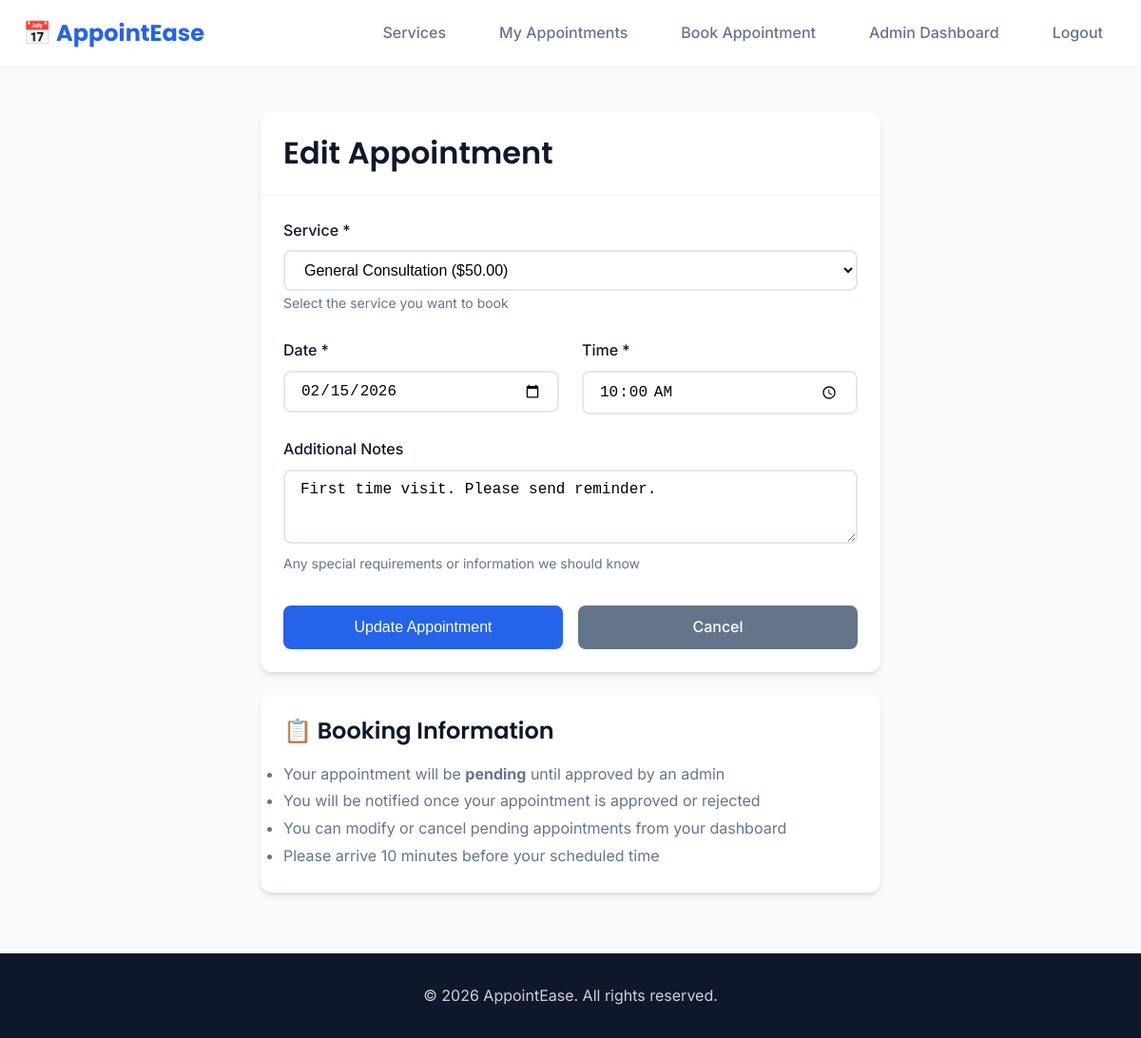
Screenshot of /appointments/1/update/ (signed in) with the database file from the repository.
### apps/appointments/models.py (models this page shows, shortened)
class Appointment(models.Model):
    STATUS_CHOICES = (
        ('pending', 'Pending'),
        ('approved', 'Approved'),
        ('rejected', 'Rejected'),
        ('cancelled', 'Cancelled'),
        ('completed', 'Completed'),
    )
    user = models.ForeignKey(
        settings.AUTH_USER_MODEL,
        on_delete=models.CASCADE,
        related_name='appointments',
        help_text='User who booked the appointment'
    )
    service = models.ForeignKey(
        Service,
        on_delete=models.CASCADE,
        related_name='appointments',
        help_text='Service for this appointment'
    )
    appointment_date = models.DateField(help_text='Date of the appointment')
    appointment_time = models.TimeField(help_text='Time of the appointment')
    status = models.CharField(
        max_length=20,
        choices=STATUS_CHOICES,
        default='pending',
        help_text='Current status of the appointment'
    )
    notes = models.TextField(
        blank=True,
        help_text='Additional notes or requirements'
    )
    admin_notes = models.TextField(
        blank=True,
        help_text='Notes from admin (visible to user)'
    )
    created_at = models.DateTimeField(auto_now_add=True)
    updated_at = models.DateTimeField(auto_now=True)
    class Meta:
        ordering = ['-appointment_date', '-appointment_time']
        verbose_name = 'Appointment'
        verbose_name_plural = 'Appointments'

### apps/appointments/views.py (the view, shortened to what this page needs)
# urls.py: path('<int:pk>/update/', views.AppointmentUpdateView.as_view(), name='appointment_update'),
@method_decorator(login_required, name='dispatch')
class AppointmentUpdateView(UpdateView):
    model = Appointment
    form_class = AppointmentForm
    template_name = 'appointments/appointment_form.html'
    success_url = reverse_lazy('appointment_list')
    def get_queryset(self):
        if self.request.user.is_admin_user:
            return Appointment.objects.all()
        return Appointment.objects.filter(user=self.request.user, status='pending')

### apps/appointments/forms.py (shortened to what this page needs)
class AppointmentForm(forms.ModelForm):
    class Meta:
        model = Appointment
        fields = ('service', 'appointment_date', 'appointment_time', 'notes')
        widgets = {
            'service': forms.Select(attrs={'class': 'form-control form-select'}),
            'appointment_date': forms.DateInput(attrs={
                'class': 'form-control',
                'type': 'date',
                'min': datetime.now().date().isoformat(),
            }),
            'appointment_time': forms.TimeInput(attrs={
                'class': 'form-control',
                'type': 'time',
            }),
            'notes': forms.Textarea(attrs={
                'class': 'form-control',
                'rows': 3,
                'placeholder': 'Any special requirements or notes...',
            }),
        }
    def __init__(self, *args, **kwargs):
        super().__init__(*args, **kwargs)
        self.fields['service'].queryset = Service.objects.filter(is_active=True)
        self.fields['notes'].required = False

### apps/accounts/models.py (called while the page is built)
    @property
    def is_admin_user(self):
        return self.role == 'admin' or self.is_staff or self.is_superuser

### apps/services/models.py (called while the page is built)
    def __str__(self):
        return f"{self.name} (${self.price})"

### templates/appointments/appointment_form.html (shortened to what this page needs)
{% extends 'base.html' %}
{% block content %}
<div class="container" style="max-width: 700px; margin-top: 3rem; margin-bottom: 3rem;">
    <div class="card">
        <div class="card-header">
            <h2 style="margin: 0;">
                {% if object %}
                    Edit Appointment
                {% else %}
                    Book New Appointment
                {% endif %}
            </h2>
        </div>
        <div class="card-body">
            <form method="post">
                <div class="form-group">
                    <label for="{{ form.service.id_for_label }}" class="form-label">Service *</label>
                    {{ form.service }}
                    <small class="form-text">Select the service you want to book</small>
                </div>
                <div class="grid-2">
                    <div class="form-group">
                        <label for="{{ form.appointment_date.id_for_label }}" class="form-label">Date *</label>
                        {{ form.appointment_date }}
                    </div>
                    <div class="form-group">
                        <label for="{{ form.appointment_time.id_for_label }}" class="form-label">Time *</label>
                        {{ form.appointment_time }}
                    </div>
                </div>
                <div class="form-group">
                    <label for="{{ form.notes.id_for_label }}" class="form-label">Additional Notes</label>
                    {{ form.notes }}
                    <small class="form-text">Any special requirements or information we should know</small>
                </div>
                <div style="display: flex; gap: 1rem; margin-top: 2rem;">
                    <button type="submit" class="btn btn-primary" style="flex: 1;">
                        {% if object %}Update Appointment{% else %}Book Appointment{% endif %}
                    </button>
                    <a href="{% url 'user_dashboard' %}" class="btn btn-secondary" style="flex: 1;">Cancel</a>
                </div>
            </form>
        </div>
    </div>
    <div class="card mt-2">
        <div class="card-body">
            <h4>📋 Booking Information</h4>
            <ul style="color: #64748b; line-height: 1.8;">
                <li>Your appointment will be <strong>pending</strong> until approved by an admin</li>
                <li>You will be notified once your appointment is approved or rejected</li>
                <li>You can modify or cancel pending appointments from your dashboard</li>
                <li>Please arrive 10 minutes before your scheduled time</li>
            </ul>
        </div>
    </div>
</div>
{% endblock %}

### static/css/style.css (style rules this page uses)
:root { --primary: #2563eb; --primary-dark: #1e40af; --primary-light: #3b82f6; --secondary: #64748b; --success: #10b981; --warning: #f59e0b; --danger: #ef4444; --info: #06b6d4; --light: #f8fafc; --dark: #0f172a; --white: #ffffff; --status-pending: #f59e0b; --status-approved: #10b981; --status-rejected: #ef4444; --status-cancelled: #6b7280; --status-completed: #06b6d4; --font-main: 'Inter', -apple-system, BlinkMacSystemFont, 'Segoe UI', sans-serif; --font-display: 'Poppins', 'Inter', sans-serif; --spacing-xs: 0.5rem; --spacing-sm: 1rem; --spacing-md: 1.5rem; --spacing-lg: 2rem; --spacing-xl: 3rem; --radius-sm: 0.375rem; --radius-md: 0.5rem; --radius-lg: 0.75rem; --radius-xl: 1rem; --shadow-sm: 0 1px 2px 0 rgba(0, 0, 0, 0.05); --shadow-md: 0 4px 6px -1px rgba(0, 0, 0, 0.1), 0 2px 4px -1px rgba(0, 0, 0, 0.06); --shadow-lg: 0 10px 15px -3px rgba(0, 0, 0, 0.1), 0 4px 6px -2px rgba(0, 0, 0, 0.05); --shadow-xl: 0 20px 25px -5px rgba(0, 0, 0, 0.1), 0 10px 10px -5px rgba(0, 0, 0, 0.04); }
* { margin: 0; padding: 0; box-sizing: border-box; }
body { font-family: var(--font-main); font-size: 16px; line-height: 1.6; color: var(--dark); background-color: var(--light); min-height: 100vh; }
h1, h2, h3, h4, h5, h6 { font-family: var(--font-display); font-weight: 600; line-height: 1.2; margin-bottom: var(--spacing-sm); color: var(--dark); }
h2 { font-size: 2rem; }
h4 { font-size: 1.5rem; }
a { color: var(--primary); text-decoration: none; transition: color 0.2s ease; }
.container { width: 100%; max-width: 1200px; margin: 0 auto; padding: 0 var(--spacing-md); }
.btn { display: inline-block; padding: 0.625rem 1.25rem; font-size: 1rem; font-weight: 500; text-align: center; border-radius: var(--radius-md); border: none; cursor: pointer; transition: all 0.2s ease; text-decoration: none; }
.btn-primary { background: var(--primary); color: var(--white); }
.btn-secondary { background: var(--secondary); color: var(--white); }
.card { background: var(--white); border-radius: var(--radius-lg); box-shadow: var(--shadow-md); overflow: hidden; transition: all 0.3s ease; }
.card-header { padding: var(--spacing-md); border-bottom: 1px solid rgba(0, 0, 0, 0.05); font-weight: 600; color: var(--dark); }
.card-body { padding: var(--spacing-md); }
.form-group { margin-bottom: var(--spacing-md); }
.form-label { display: block; margin-bottom: var(--spacing-xs); font-weight: 500; color: var(--dark); }
.form-control, .form-select { width: 100%; padding: 0.625rem 1rem; font-size: 1rem; border: 2px solid #e2e8f0; border-radius: var(--radius-md); transition: all 0.2s ease; background: var(--white); }
.form-text { font-size: 0.875rem; color: var(--secondary); margin-top: var(--spacing-xs); }
.grid-2 { display: grid; grid-template-columns: repeat(2, 1fr); gap: var(--spacing-md); }
.mt-2 { margin-top: var(--spacing-md); }

### rows the page displays
Appointment: service "General Consultation ($50.00)", appointment_date "02/15/2026", appointment_time "10:00:00", notes "First time visit. Please send reminder."
